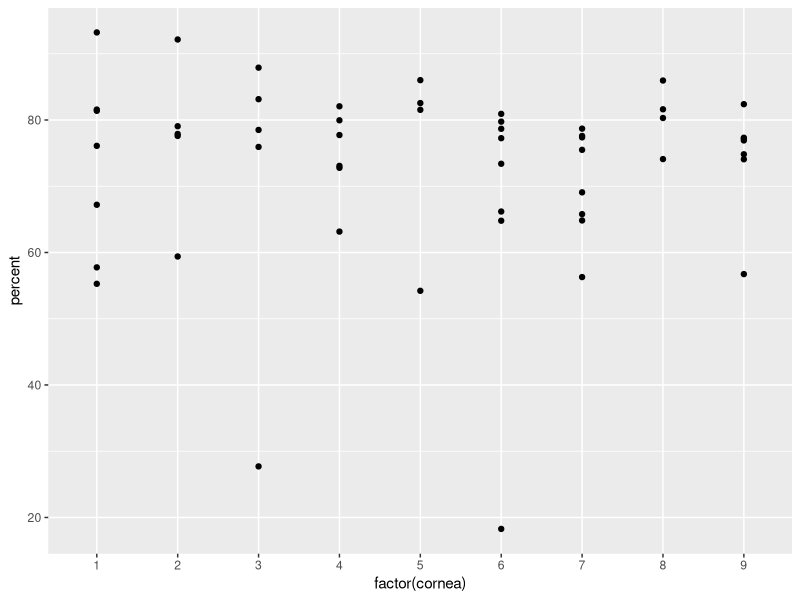

Write the R code that produced this figure.
## ---- chunk 1
#| label: setup

library(tidyverse)

data <- read.csv("./data/data.csv")
## ---- chunk 2
#| label: eda

data |> ggplot(aes(y = percent, x = factor(cornea))) +
  geom_point()
